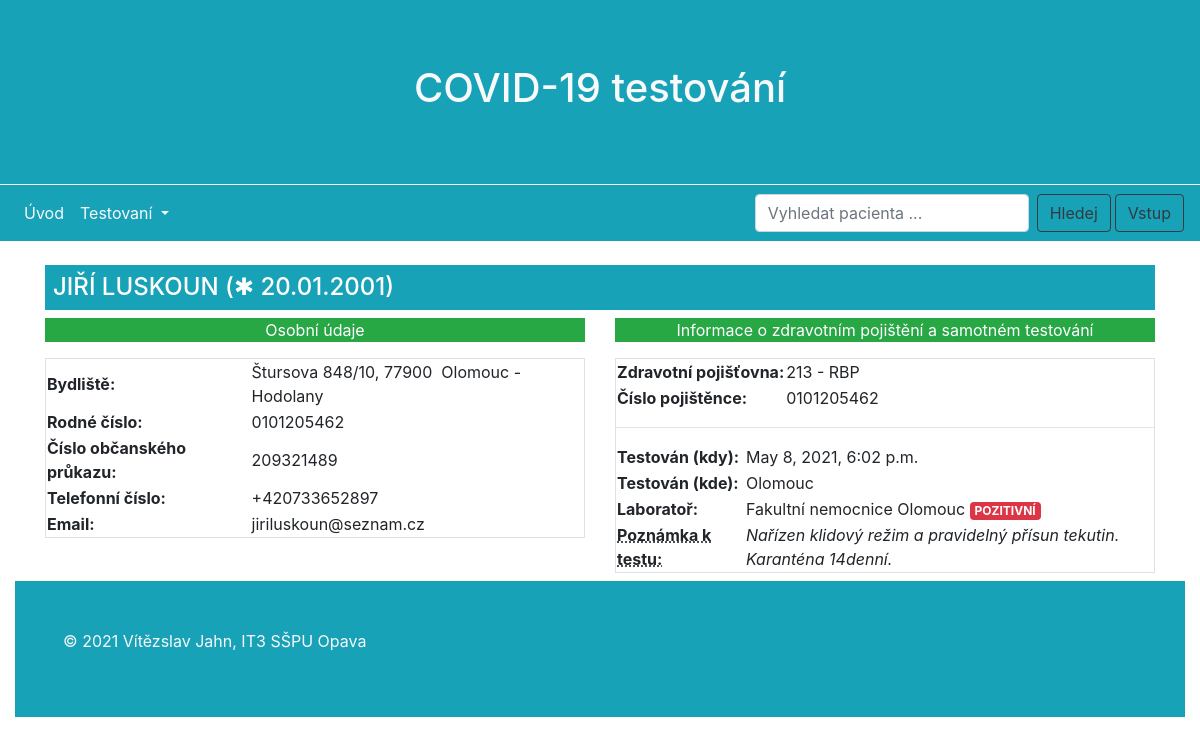
Before: /covid/testy/4 with the older database file.
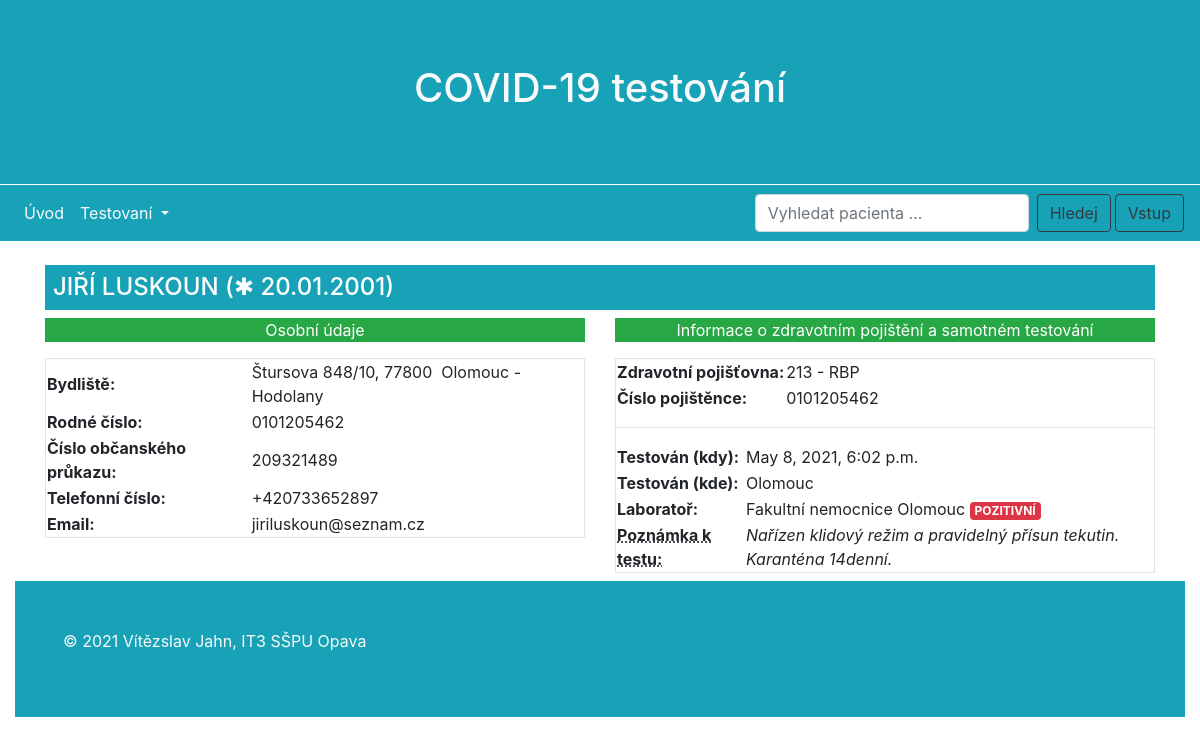
After: the same page with the newer database file.
### covidtest/models.py (models this page shows, shortened)
class Osoba(models.Model):
    jmeno = models.CharField(max_length=100, verbose_name="Křestní jméno")
    prijmeni = models.CharField(max_length=100, verbose_name="Příjmení")
    datum_narozeni = models.DateField(help_text="Zadejte datum narození ve formátu <em>YYYY-MM - DD.</em>",
                                      verbose_name="Datum narození")
    rodne_cislo = models.CharField(unique=True, max_length=10, validators=[is_number], verbose_name="Rodné číslo",
                                   help_text="Zadejte rodné číslo bez lomítka.")
    cislo_op = models.PositiveIntegerField(unique=True, validators=[MaxValueValidator(999999999)], verbose_name="Číslo OP",
                                           help_text="Pokud se jedná o nezletilou osobu, která nevlastní OP, zadejte OP zák. zástupce")
    mesto = models.CharField(max_length=200, verbose_name="Město")
    ulice = models.CharField(max_length=220, verbose_name="Ulice včetně č. p.")
    psc = models.PositiveIntegerField(validators=[MaxValueValidator(99999), MinValueValidator(10000)], verbose_name="PSČ")
    tel_cislo = models.PositiveIntegerField(validators=[MaxValueValidator(999999999), MinValueValidator(111111111)],
                                            verbose_name="Telefonní číslo")
    email = models.EmailField(max_length=254, unique=True, blank=True, null=True, verbose_name="E-mail")
    class Meta:
        ordering = ["prijmeni"]
    '''
    def get_absolute_url(self):
        return reverse('pojistenec-create')
    '''
    ''' Při stisknutí tlačítka "Uložit" dojde automaticky k přesměrování na stránku k sestavení údajů
        o pojištěné osobě.
    '''
    '''
    def get_absolute_url(self):
        return reverse('pojistenec-create')
'''

### covidtest/views.py (the view)
# urls.py: path('testy/<int:pk>', views.detail_nakazeneho, name='pacient-detail'),
def detail_nakazeneho(request, pk):
    context = {
        'osoba_detail': Osoba.objects.get(id=pk),
        'pojistenci': Pojistenec.objects.all(),
        'testy': Test.objects.all()
    }
    return render(request, 'stranky/detail.html', context)

### covidtest/templates/stranky/detail.html (shortened to what this page needs)
{% extends "base.html" %}
{% block content %}
<div class="container">
<h4 class="text-left bg-info text-white p-2 mb-2"  style="text-transform:uppercase">
    {{ osoba_detail.jmeno }} {{ osoba_detail.prijmeni }} (&#10033; {{ osoba_detail.datum_narozeni|date:"d.m.Y" }})
</h4>
<div class="row">
    <div class="col-md-6">
        <p class="bg-success text-white text-center display-5">Osobní údaje</p>
        <div class="border">
            <table>
            <tr>
                <td><strong>Bydliště: </strong></td><td>{{ osoba_detail.ulice }}, {{ osoba_detail.psc }}&nbsp; {{ osoba_detail.mesto }}</td>
            </tr>
                <tr>
                    <td><strong>Rodné číslo: </strong></td><td>{{ osoba_detail.rodne_cislo }}</td>
                </tr>
                <tr>
                    <td><strong>Číslo občanského průkazu: </strong></td><td>{{ osoba_detail.cislo_op }}</td>
                </tr>
                <tr>
                    <td><strong>Telefonní číslo: </strong></td><td>+420{{ osoba_detail.tel_cislo }}</td>
                </tr>
                <tr>
                    {% if osoba_detail.email %}
                    <td><strong>Email: </strong></td><td>{{ osoba_detail.email }}</td>
                    {% else %}
                    <td><strong>Email: </strong></td><td><div class="alert alert-danger" role="alert">Pacient nezadal email. </div></td>
                    {% endif %}
                </tr>
            </table>
        </div>
    </div>
    <div class="col-md-6">
 <p class="bg-success text-white text-center display-5">Informace o zdravotním pojištění a samotném testování</p>
        <div class="border">
            <table>
                {% for pojistenec in pojistenci %}
            <tr>
                {% if pojistenec.osoba.cislo_op == osoba_detail.cislo_op %}
                <td><strong>Zdravotní pojišťovna: </strong></td><td>{{ pojistenec.zp.pojistovna }}</td>
            </tr>
                <tr>
                    <td><strong>Číslo pojištěnce: </strong></td><td>{{ pojistenec.cislo_pojistence }}</td>
                </tr>
                {% endif %}
                        {% endfor %}
            </table>
            <hr>
            <table>
                {% for test in testy %}
            <tr>
                {% if osoba_detail.cislo_op == test.osoba.cislo_op %}
                <td><strong>Testován (kdy): </strong></td><td>{{ test.navsteva }}</td>
            </tr>
                <tr>
                <td><strong>Testován (kde):</strong><td>{{test.misto.mesto}}</td></td>
            </tr>
                <tr>
                    <td><strong>Laboratoř: </strong></td><td>{{ test.laborator.nazev }}
                    {% if test.vyhodnoceni == 'pozitivní' %}
                    <span class="badge badge-danger text-white">POZITIVNÍ</span>
                    {% else %}
                    <span class="badge badge-success text-white">NEGATIVNÍ</span>
                    {% endif %}
                </td>
                </tr>
                <tr>
                    <td><strong><abbr title="poznámku může vydat i jiná kvalifikovaná osoba, než je lékař">Poznámka k testu: </abbr></strong></td>
                     {% if test.poznamka %}
                    <td><em>{{test.poznamka}}</em></td>
                    {% else %}
                    <td>&#10005; &#10005; &#10005;</td>
                    {% endif %}
                </tr>
                {% endif %}
                {% endfor %}
            </table>
        </div>
    </div>
</div>
{% endblock %}

Changed rows visible on the page:
changed Osoba "JIŘÍ": psc "77900" → "77800"
